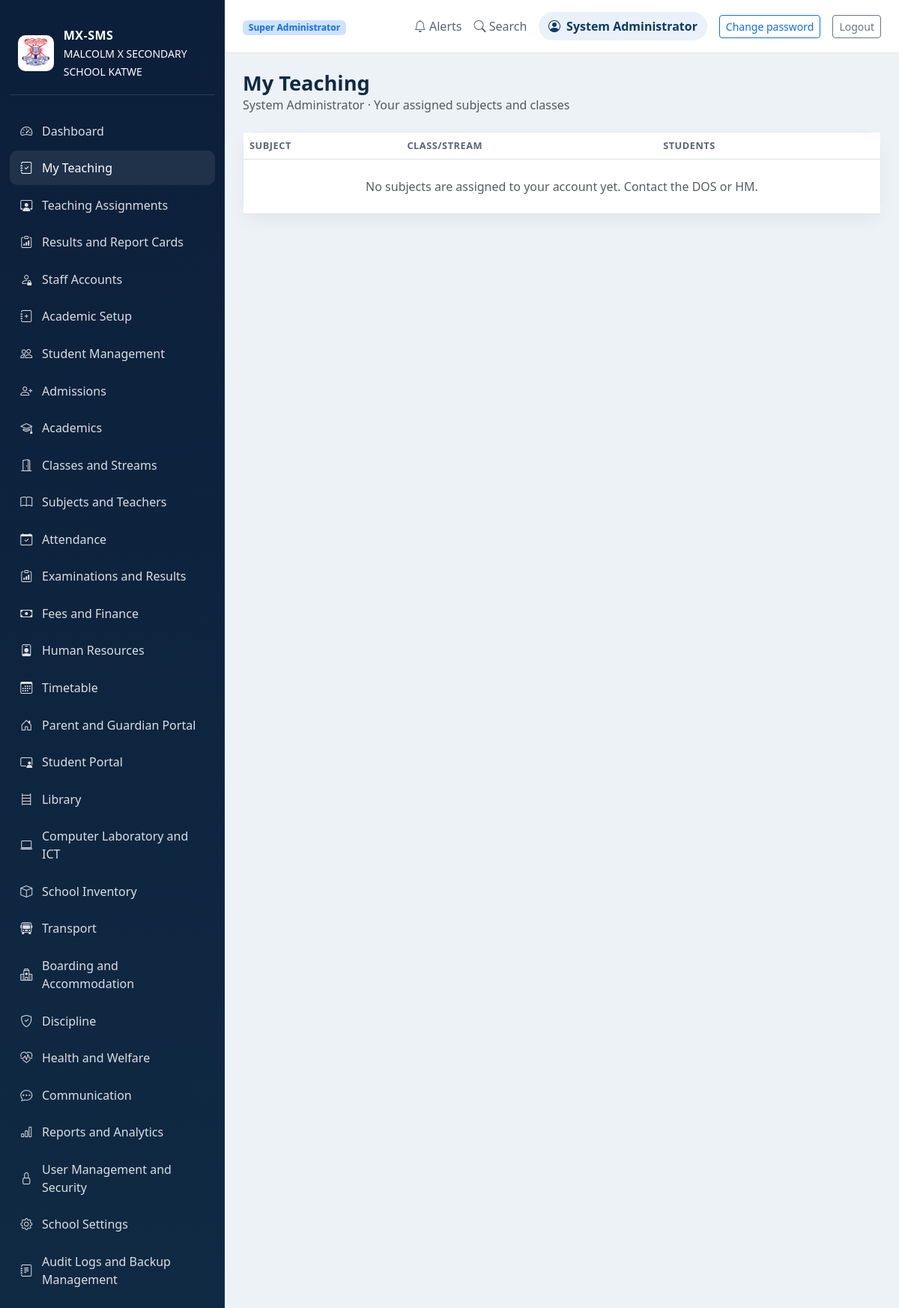
The page /my-teaching (signed in) on the database its author committed.
### app/models.py (models this page shows, shortened)
class Role(db.Model):
    __tablename__ = "role"
    id: Mapped[int] = mapped_column(Integer, primary_key=True)
    name: Mapped[str] = mapped_column(String(80), unique=True, nullable=False)
    description: Mapped[str] = mapped_column(Text, default="")
    permissions: Mapped[list["Permission"]] = relationship(
        "Permission",
        secondary=roles_permissions,
        back_populates="roles",
        cascade="all, delete",
    )
    users: Mapped[list["User"]] = relationship("User", back_populates="role")

class User(UserMixin, db.Model):
    __tablename__ = "user"
    id: Mapped[int] = mapped_column(Integer, primary_key=True)
    username: Mapped[str] = mapped_column(String(40), unique=True, nullable=False)
    email: Mapped[str] = mapped_column(String(120), unique=True, nullable=False)
    password_hash: Mapped[str] = mapped_column(String(255), nullable=False)
    first_name: Mapped[str] = mapped_column(String(80), nullable=False)
    last_name: Mapped[str] = mapped_column(String(80), nullable=False)
    role_id: Mapped[int | None] = mapped_column(ForeignKey("role.id"), nullable=True)
    is_active: Mapped[bool] = mapped_column(default=True)
    created_at: Mapped[datetime] = mapped_column(DateTime, default=datetime.utcnow)
    role: Mapped[Role | None] = relationship("Role", back_populates="users")
    @property
    def full_name(self):
        return f"{self.first_name} {self.last_name}".strip()

### app/routes.py (the view)
@main.route("/my-teaching")
@login_required
def teacher_work():
    teacher = Teacher.query.filter_by(user_id=current_user.id).first()
    assignment_list = (
        TeachingAssignment.query.filter_by(teacher_id=teacher.id)
        .order_by(TeachingAssignment.id)
        .all()
        if teacher
        else []
    )
    assignment_rows = [
        (
            assignment,
            Student.query.join(StudentClassPlacement)
            .filter(
                StudentClassPlacement.class_room_id == assignment.class_room_id,
                Student.status == "Enrolled",
            )
            .count(),
        )
        for assignment in assignment_list
    ]
    return render_template(
        "teacher_work.html",
        teacher=teacher,
        assignment_rows=assignment_rows,
    )

### app/routes.py (called while the page is built, shortened)
def role_name(user=None):
    user = user or current_user._get_current_object()
    if isinstance(user, StudentAccount):
        return "Student"
    user_role = getattr(user, "role", None)
    return user_role.name if user_role else None

@main.before_request
def restrict_student_access():
    if not current_user.is_authenticated:
        return None
    user = current_user._get_current_object()
    endpoint = request.endpoint
    if isinstance(user, StudentAccount):
        if endpoint not in STUDENT_ENDPOINTS:
            return redirect(url_for("main.student_portal"))
        return None
    role = role_name(user)
    if role == "Super Administrator":
        return None
    if endpoint not in ROLE_ENDPOINTS.get(role, set()):
        abort(403)
    return None

@main.context_processor
def inject_globals():
    user_role = role_name()
    if user_role == "Student":
        allowed_slugs = {"student-portal"}
    elif user_role == "Teacher":
        allowed_slugs = {"dashboard", "teacher-work"}
    elif user_role == "Bursar":
        allowed_slugs = {"dashboard", "finance"}
    else:
        allowed_slugs = {module["slug"] for module in MODULES}
    school = School.query.first()
    return {
        "module_nav": [module for module in MODULES if module["slug"] in allowed_slugs],
        "is_student_user": user_role == "Student",
        "user_role": user_role,
        "school": school,
        "school_name": school.name if school else "MALCOLM X SECONDARY SCHOOL KATWE",
    }

### app/templates/teacher_work.html (shortened to what this page needs)
{% extends 'base.html' %}
{% block content %}
<div class="mb-4">
  <h2 class="page-title">My Teaching</h2>
  <p class="text-muted mb-0">{{ teacher.full_name if teacher else current_user.full_name }} · Your assigned subjects and classes</p>
</div>
<div class="card">
  <div class="table-responsive">
    <table class="table table-hover align-middle mb-0">
      <thead><tr><th>Subject</th><th>Class/stream</th><th>Students</th><th></th></tr></thead>
      <tbody>
        {% for assignment, student_count in assignment_rows %}
          <tr>
            <td>{{ assignment.subject.name }} <span class="text-muted">({{ assignment.subject.code }})</span></td>
            <td>{{ assignment.class_room.label }}</td>
            <td>{{ student_count }}</td>
            <td><a class="btn btn-sm btn-primary" href="{{ url_for('main.enter_marks', assignment_id=assignment.id) }}">Enter marks</a></td>
          </tr>
        {% else %}
          <tr><td colspan="4" class="text-center text-muted py-4">No subjects are assigned to your account yet. Contact the DOS or HM.</td></tr>
        {% endfor %}
      </tbody>
    </table>
  </div>
</div>
{% endblock %}

### app/templates/base.html (shortened to what this page needs)
<!DOCTYPE html>
<html lang="en">
  <head>
    <link href="https://cdn.jsdelivr.net/npm/bootstrap@5.3.3/dist/css/bootstrap.min.css" rel="stylesheet" />
    <link rel="stylesheet" href="https://cdn.jsdelivr.net/npm/bootstrap-icons@1.11.3/font/bootstrap-icons.min.css" />
    <link rel="stylesheet" href="{{ url_for('static', filename='css/style.css') }}" />
  </head>
  <body>
    {% if current_user.is_authenticated %}
    <div class="app-shell d-flex">
      <aside class="sidebar">
        <div class="brand-box">
          <img
            class="school-badge sidebar-school-badge"
            src="{{ url_for('static', filename=school.profile_photo) if school and school.profile_photo else url_for('static', filename='images/school-badge.png') }}"
            alt="{{ school.name ~ ' profile picture' if school and school.profile_photo else 'Malcolm X Secondary School badge' }}"
          />
          <div>
            <div class="brand-name">MX-SMS</div>
            <small>{{ school_name }}</small>
          </div>
        </div>
        <nav class="nav flex-column mt-4 sidebar-nav">
          {% for module in module_nav %}
            <a class="nav-link {% if request.endpoint == module.route %}active{% endif %}" href="{{ url_for(module.route) }}">
              <i class="bi {{ module.icon }}"></i>
              <span>{{ module.label }}</span>
            </a>
          {% endfor %}
        </nav>
      </aside>
      <main class="content-area">
        <header class="topbar">
          <div>
            <span class="badge bg-primary-subtle text-primary">
              {{ 'Student portal' if is_student_user else user_role }}
            </span>
          </div>
          <div class="topbar-actions">
            <span class="me-3"><i class="bi bi-bell"></i> Alerts</span>
            <span class="me-3"><i class="bi bi-search"></i> Search</span>
            <span class="user-pill"><i class="bi bi-person-circle"></i> {{ current_user.full_name }}</span>
            {% if not is_student_user %}
              <a href="{{ url_for('main.staff_change_password') }}" class="btn btn-sm btn-outline-primary ms-3">Change password</a>
            {% endif %}
            <a href="{{ url_for('main.logout') }}" class="btn btn-sm btn-outline-secondary ms-3">Logout</a>
          </div>
        </header>
        <div class="page-body">{% block content %}{% endblock %}</div>
      </main>
    </div>
    {% endif %}
  </body>
</html>

### app/static/css/style.css (style rules this page uses)
:root { --primary: #0d3b66; --primary-soft: #eaf1fb; --navy: #102a43; --muted: #5b6576; --panel: #f8fafc; --light-border: #e5e7eb; --success: #1b9c85; --warning: #f4b942; --info: #3b82f6; }
body { background: #edf2f7; color: #1f2937; font-family: "Segoe UI", Tahoma, sans-serif; }
.school-badge { display: block; flex: 0 0 auto; object-fit: contain; background: #fff; border-radius: 10px; }
.sidebar-school-badge { width: 48px; height: 48px; padding: 2px; }
.app-shell { min-height: 100vh; }
.sidebar { width: 300px; background: linear-gradient(180deg, #0c1f3a 0%, #102a43 100%); color: white; padding: 1.2rem 0.8rem; overflow-y: auto; }
.brand-box { display: flex; align-items: center; gap: 0.8rem; padding: 1rem 0.7rem 1.2rem; border-bottom: 1px solid rgba(255, 255, 255, 0.12); }
.brand-name { font-weight: 700; letter-spacing: 0.03em; }
.sidebar-nav { gap: 0.2rem; }
.sidebar-nav .nav-link { color: rgba(255,255,255,0.85); border-radius: 10px; padding: 0.7rem 0.9rem; display: flex; align-items: center; gap: 0.8rem; transition: 0.2s ease; }
.sidebar-nav .nav-link:hover, .sidebar-nav .nav-link.active { background: rgba(255,255,255,0.08); color: white; }
.content-area { flex: 1; background: #edf2f7; }
.topbar { background: white; border-bottom: 1px solid var(--light-border); padding: 1rem 1.5rem; display: flex; justify-content: space-between; align-items: center; }
.topbar-actions { display: flex; align-items: center; color: var(--muted); }
.user-pill { display: inline-flex; align-items: center; gap: 0.5rem; background: var(--primary-soft); border-radius: 999px; padding: 0.45rem 0.8rem; color: var(--primary); font-weight: 600; }
.page-body { padding: 1.5rem; }
.page-title { font-size: clamp(1.7rem, 2vw, 2.3rem); font-weight: 700; color: var(--navy); margin: 0; }
.card { border: 1px solid var(--light-border); border-radius: 16px; box-shadow: 0 10px 22px rgba(15, 23, 42, 0.04); background: white; }
.table thead th { font-size: 0.8rem; letter-spacing: 0.04em; text-transform: uppercase; color: var(--muted); }

### rows shown on the page
Role: name "Super Administrator"
User: is_active True (drawn), full_name "System Administrator", first_name+last_name "System Administrator"

### other values the page prints
{{ school_name }} "MALCOLM X SECONDARY SCHOOL KATWE"
{{ module.label }} "Dashboard" "My Teaching" "Teaching Assignments" "Results and Report Cards" "Staff Accounts" "Academic Setup" "Student Management" "Admissions" "Academics" "Classes and Streams" "Subjects and Teachers" "Attendance" "Examinations and Results" "Fees and Finance" "Human Resources" "Timetable" "Parent and Guardian Portal" "Student Portal" "Library" "Computer Laboratory and ICT" "School Inventory" "Transport" "Boarding and Accommodation" "Discipline" "Health and Welfare" "Communication" "Reports and Analytics" "User Management and Security" "School Settings" "Audit Logs and Backup Management"
